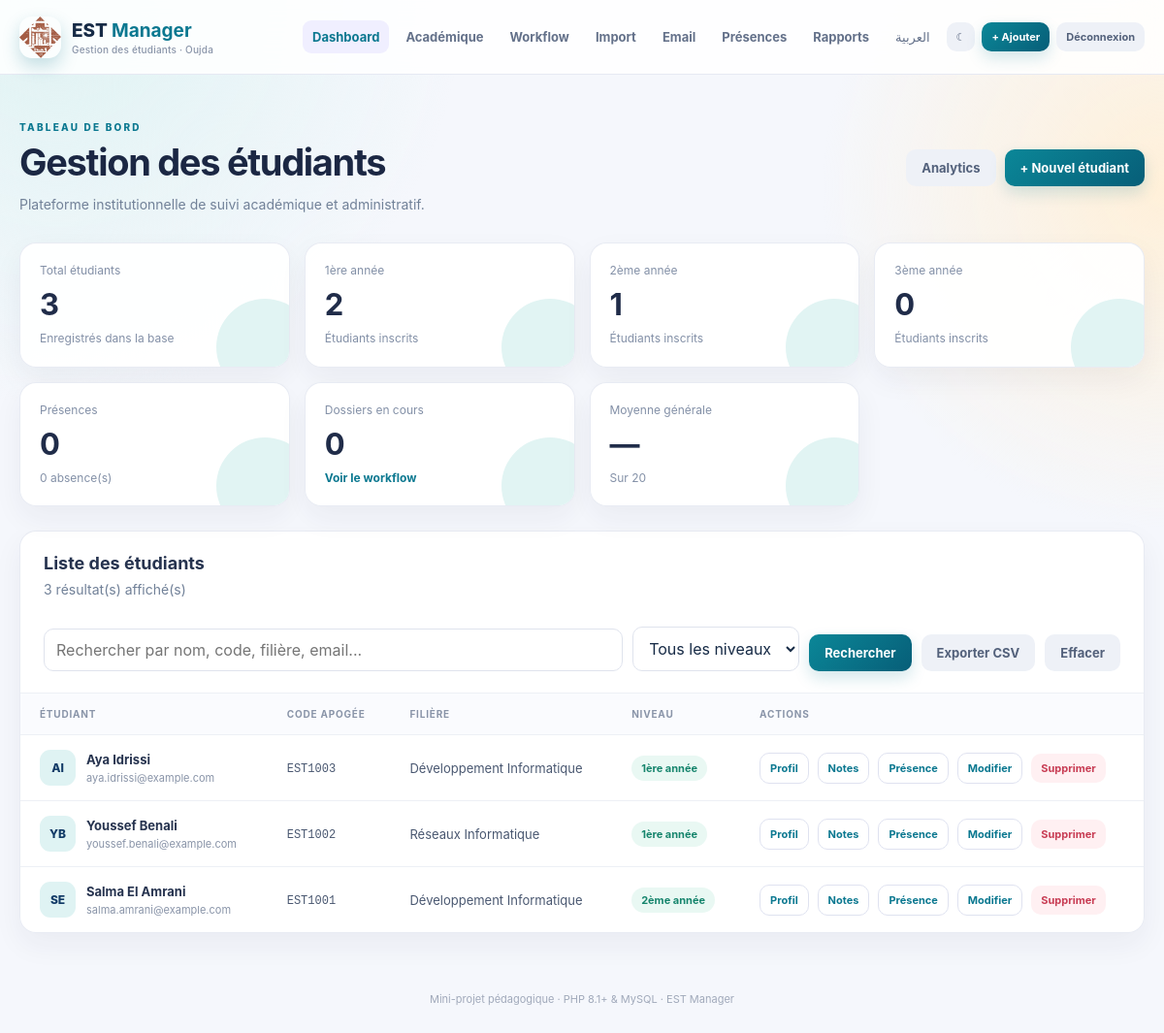
/index.php (signed in), run on the app's committed database.
### tables this page shows
CREATE TABLE IF NOT EXISTS etudiants (
  id INT UNSIGNED AUTO_INCREMENT PRIMARY KEY,
  code_apogee VARCHAR(20) NOT NULL UNIQUE,
  nom VARCHAR(80) NOT NULL,
  prenom VARCHAR(80) NOT NULL,
  email VARCHAR(150) NOT NULL UNIQUE,
  filiere VARCHAR(100) NOT NULL,
  niveau VARCHAR(20) NOT NULL,
  date_naissance DATE NULL,
  status ENUM('active','graduated','suspended','withdrawn') NOT NULL DEFAULT 'active',
  created_at TIMESTAMP NOT NULL DEFAULT CURRENT_TIMESTAMP
);

### includes/functions.php (called while the page is built, shortened)
<?php
function current_lang(): string {
    return $_SESSION['lang'] ?? 'fr';
}
function t(string $key): string {
    $messages = [
        'fr' => ['dashboard' => 'Dashboard', 'students' => 'Étudiants', 'logout' => 'Déconnexion'],
        'ar' => ['dashboard' => 'لوحة التحكم', 'students' => 'الطلبة', 'logout' => 'تسجيل الخروج'],
    ];
    return $messages[current_lang()][$key] ?? $key;
}
function e(?string $value): string {
    return htmlspecialchars($value ?? '', ENT_QUOTES | ENT_SUBSTITUTE, 'UTF-8');
}

### index.php (the view, shortened to what this page needs)
<?php
require __DIR__ . '/includes/functions.php';
require __DIR__ . '/config/db.php';
$q = trim((string)($_GET['q'] ?? ''));
$filter = trim((string)($_GET['niveau'] ?? ''));
$page = max(1, (int)($_GET['page'] ?? 1));
$perPage = 10;
$sort = (string)($_GET['sort'] ?? 'id');
$direction = strtoupper((string)($_GET['direction'] ?? 'DESC'));
$where = [];
$params = [];
$whereSql = $where ? ' WHERE ' . implode(' AND ', $where) : '';
$countStmt = $pdo->prepare('SELECT COUNT(*) FROM etudiants' . $whereSql);
$countStmt->execute($params);
$filteredTotal = (int)$countStmt->fetchColumn();
$totalPages = max(1, (int)ceil($filteredTotal / $perPage));
$page = min($page, $totalPages);
$offset = ($page - 1) * $perPage;
$params['limit'] = $perPage;
$params['offset'] = $offset;
$sql = 'SELECT * FROM etudiants' . $whereSql . " ORDER BY {$sort} {$direction} LIMIT :limit OFFSET :offset";
$stmt = $pdo->prepare($sql);
foreach ($params as $key => $value) {
    $stmt->bindValue(':' . $key, $value, is_int($value) ? PDO::PARAM_INT : PDO::PARAM_STR);
}
$stmt->execute();
$students = $stmt->fetchAll();
$total = (int)$pdo->query('SELECT COUNT(*) FROM etudiants')->fetchColumn();
$firstYear = (int)$pdo->query("SELECT COUNT(*) FROM etudiants WHERE niveau = '1ère année'")->fetchColumn();
$secondYear = (int)$pdo->query("SELECT COUNT(*) FROM etudiants WHERE niveau = '2ème année'")->fetchColumn();
$thirdYear = (int)$pdo->query("SELECT COUNT(*) FROM etudiants WHERE niveau = '3ème année'")->fetchColumn();
$presentCount = (int)$pdo->query("SELECT COUNT(*) FROM attendance WHERE status = 'present'")->fetchColumn();
$absentCount = (int)$pdo->query("SELECT COUNT(*) FROM attendance WHERE status = 'absent'")->fetchColumn();
$averageGrade = $pdo->query('SELECT AVG(grade) FROM notes')->fetchColumn();
$workflowPending = (int)$pdo->query("SELECT COUNT(*) FROM student_workflow WHERE status IN ('new','in_review')")->fetchColumn();
require __DIR__ . '/includes/header.php';
?>
<section class="hero"><div><div class="eyebrow">TABLEAU DE BORD</div><h1>Gestion des étudiants</h1><p>Plateforme institutionnelle de suivi académique et administratif.</p></div><div class="hero-actions"><a class="btn btn-light" href="analytics.php">Analytics</a><a class="btn btn-primary" href="create.php">+ Nouvel étudiant</a></div></section>
<section class="stats"><div class="stat"><span>Total étudiants</span><strong><?= $total ?></strong><small>Enregistrés dans la base</small></div><div class="stat"><span>1ère année</span><strong><?= $firstYear ?></strong><small>Étudiants inscrits</small></div><div class="stat"><span>2ème année</span><strong><?= $secondYear ?></strong><small>Étudiants inscrits</small></div><div class="stat"><span>3ème année</span><strong><?= $thirdYear ?></strong><small>Étudiants inscrits</small></div><div class="stat"><span>Présences</span><strong><?= $presentCount ?></strong><small><?= $absentCount ?> absence(s)</small></div><div class="stat"><span>Dossiers en cours</span><strong><?= $workflowPending ?></strong><small><a href="workflow.php">Voir le workflow</a></small></div><div class="stat"><span>Moyenne générale</span><strong><?= $averageGrade !== null ? number_format((float)$averageGrade, 2, ',', ' ') : '—' ?></strong><small>Sur 20</small></div></section>
<section class="panel"><div class="panel-title"><div><h2>Liste des étudiants</h2><p><?= count($students) ?> résultat(s) affiché(s)</p></div></div>
<form method="get" class="filters"><input aria-label="Rechercher un étudiant" type="search" name="q" placeholder="Rechercher par nom, code, filière, email..." value="<?= e($q) ?>"><select name="niveau" aria-label="Filtrer par niveau"><option value="">Tous les niveaux</option><?php foreach (['1ère année','2ème année','3ème année'] as $level): ?><option value="<?= e($level) ?>" <?= $filter === $level ? 'selected' : '' ?>><?= e($level) ?></option><?php endforeach; ?></select><button class="btn btn-primary" type="submit">Rechercher</button><a class="btn btn-light" href="export.php?<?= e(http_build_query(['q' => $q, 'niveau' => $filter])) ?>">Exporter CSV</a><a class="btn btn-light" href="index.php">Effacer</a></form>
<div class="table-wrap"><table><thead><tr><th><a href="?<?= e(http_build_query(['q' => $q, 'niveau' => $filter, 'sort' => 'nom', 'direction' => $sort === 'nom' && $direction === 'ASC' ? 'DESC' : 'ASC'])) ?>">Étudiant</a></th><th>Code Apogée</th><th>Filière</th><th>Niveau</th><th>Actions</th></tr></thead><tbody>
<?php foreach ($students as $s): ?>
<tr><td><div class="person"><span class="avatar"><?= e(mb_strtoupper(mb_substr($s['prenom'], 0, 1) . mb_substr($s['nom'], 0, 1))) ?></span><span><b><?= e($s['prenom'] . ' ' . $s['nom']) ?></b><small><?= e($s['email']) ?></small></span></div></td><td><span class="mono"><?= e($s['code_apogee']) ?></span></td><td><?= e($s['filiere']) ?></td><td><span class="pill"><?= e($s['niveau']) ?></span></td><td><div class="actions"><a class="btn btn-outline btn-small" href="profile.php?id=<?= (int)$s['id'] ?>">Profil</a><a class="btn btn-outline btn-small" href="grades.php?student_id=<?= (int)$s['id'] ?>">Notes</a><a class="btn btn-outline btn-small" href="attendance.php?student_id=<?= (int)$s['id'] ?>">Présence</a><a class="btn btn-outline btn-small" href="edit.php?id=<?= (int)$s['id'] ?>">Modifier</a><form action="delete.php" method="post" data-loading data-confirm="Supprimer cet étudiant ?"><input type="hidden" name="csrf_token" value="<?= e(csrf_token()) ?>"><input type="hidden" name="id" value="<?= (int)$s['id'] ?>"><button type="submit" class="btn btn-danger btn-small">Supprimer</button></form></div></td></tr>
<?php endforeach; ?>
</tbody></table></div></section>
<?php require __DIR__ . '/includes/footer.php'; ?>

### includes/header.php (shortened to what this page needs)
<!doctype html>
<html lang="fr">
<head>
  <link rel="stylesheet" href="assets/style.css">
</head>
<body>
<header class="site-header">
  <div class="container nav">
    <a class="brand" href="index.php"><img class="brand-logo" src="assets/esto-ump-logo.svg" alt="Logo officiel EST Oujda - UMP"><span>EST <b>Manager</b><small>Gestion des étudiants · Oujda</small></span></a>
    <nav class="main-nav"><?php $currentPage = basename($_SERVER['PHP_SELF']); ?><a class="<?= $currentPage === 'index.php' ? 'active' : '' ?>" href="index.php"><?= e(t('dashboard')) ?></a><a class="<?= $currentPage === 'academic.php' ? 'active' : '' ?>" href="academic.php">Académique</a><a class="<?= $currentPage === 'workflow.php' ? 'active' : '' ?>" href="workflow.php">Workflow</a><a class="<?= $currentPage === 'student_import.php' ? 'active' : '' ?>" href="student_import.php">Import</a><a class="<?= $currentPage === 'notify.php' ? 'active' : '' ?>" href="notify.php">Email</a><a class="<?= $currentPage === 'attendance_report.php' ? 'active' : '' ?>" href="attendance_report.php">Présences</a><a class="<?= $currentPage === 'reports.php' ? 'active' : '' ?>" href="reports.php">Rapports</a><a href="?lang=<?= current_lang() === 'fr' ? 'ar' : 'fr' ?>"><?= current_lang() === 'fr' ? 'العربية' : 'Français' ?></a><?php if (($_SESSION['role'] ?? 'admin') === 'admin'): ?><a class="<?= $currentPage === 'audit.php' ? 'active' : '' ?>" href="audit.php">Journal</a><a class="<?= $currentPage === 'admin.php' ? 'active' : '' ?>" href="admin.php">Utilisateurs</a><a href="backup.php" class="btn btn-light btn-small">Sauvegarde</a><?php endif; ?><button class="theme-toggle btn btn-light btn-small" type="button" aria-label="Changer le thème">☾</button><a class="btn btn-primary btn-small" href="create.php">+ Ajouter</a><form action="logout.php" method="post"><input type="hidden" name="csrf_token" value="<?= e(csrf_token()) ?>"><button class="btn btn-light btn-small" type="submit"><?= e(t('logout')) ?></button></form></nav>
  </div>
</header>
<main class="container">

### includes/footer.php (shortened to what this page needs)
</main>
<footer class="footer container">Mini-projet pédagogique · PHP 8.1+ & MySQL · EST Manager</footer>
</body>
</html>

### data on the page
etudiants: prenom+nom "AI", prenom+nom "Aya Idrissi", email "aya.idrissi@example.com", code_apogee "EST1003", filiere "Développement Informatique", niveau "1ère année"
etudiants: prenom+nom "YB", prenom+nom "Youssef Benali", email "youssef.benali@example.com", code_apogee "EST1002", filiere "Réseaux Informatique", niveau "1ère année"
etudiants: prenom+nom "SE", prenom+nom "Salma El Amrani", email "salma.amrani@example.com", code_apogee "EST1001", filiere "Développement Informatique", niveau "2ème année"

### other printed values
t('dashboard') "Dashboard"
t('logout') "Déconnexion"
$total "3"
$firstYear "2"
$secondYear "1"
$thirdYear "0"
$presentCount "0"
$absentCount "0"
$workflowPending "0"
count($students) "3"
